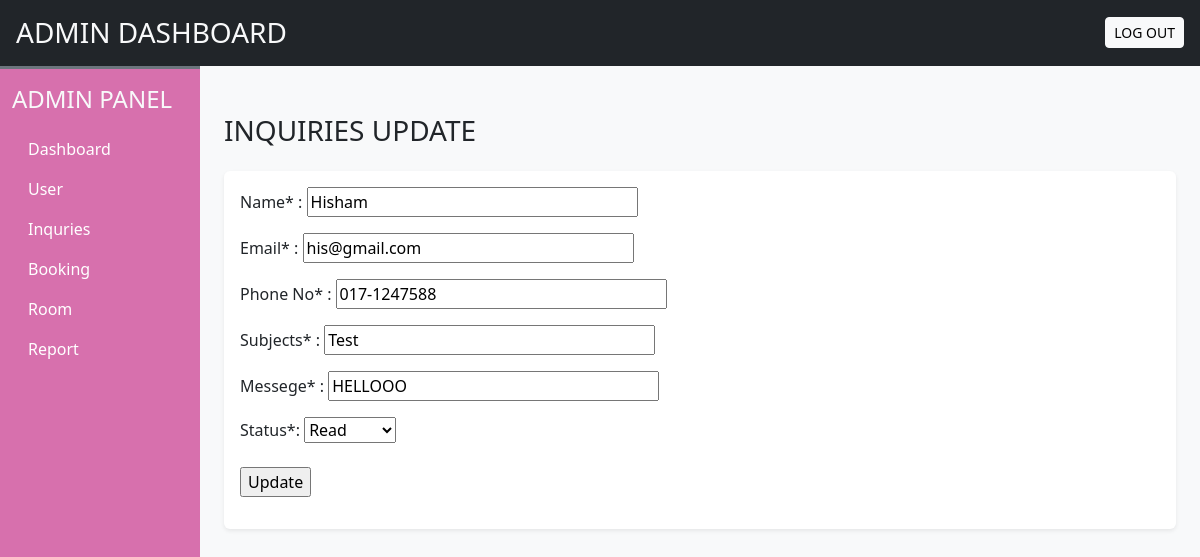
/admin/inquriesUpdate.php?id=6 (signed in), run on the app's committed database.
### tables this page shows
CREATE TABLE `user_queries` (
  `sr_no` int(225) NOT NULL,
  `names` varchar(225) NOT NULL,
  `email` varchar(225) NOT NULL,
  `phone` varchar(225) NOT NULL,
  `subjects` varchar(200) NOT NULL,
  `messege` varchar(500) NOT NULL,
  `status` varchar(225) NOT NULL
);

### admin/inquriesUpdate.php (the view, shortened to what this page needs)
<!DOCTYPE html>
<html>
<head>
    <?php
    require('inc/links.php');
    ?>
</head>
<body class="bg-light">
<?php
require('inc/header.php');
?>
<div class="container-fluid" id="main-content">
    <div class="row">
        <div class="col-lg-10 ms-auto p-4 overflow-hidden">
            <br>
            <h3 class="mb-4">INQUIRIES UPDATE</h3>
            <div class="card border-0 shadow-sm mb-4">
                <div class="card-body">
                    <?php
                    if (isset($_GET['id']) && is_numeric($_GET['id'])) {
                        $id = $_GET['id'];
                    } else if (isset($_POST['id']) && is_numeric($_POST['id'])) {
                        $id = $_POST['id'];
                    } else {
                        echo '<p class="error">This page has been accessed in error.</p>';
                        exit();
                    }
                    $q = "SELECT names, email, phone, subjects, messege, status FROM user_queries WHERE sr_no = $id";
                    $result = @mysqli_query($con, $q);
                    if (mysqli_num_rows($result) == 1) {
                        $row = mysqli_fetch_array($result, MYSQLI_NUM);
                        echo '<form method="POST">
                        <p><label class="label" for="names">Name* : </label>
                        <input type="text" id="names" name="names" size="30" maxlength="50" value="'.$row[0].'"></p>
                        <p><label class="label" for="email">Email* : </label>
                        <input type="text" id="email" name="email" size="30" maxlength="50" value="'.$row[1].'"></p>
                        <p><label class="label" for="phone">Phone No* : </label>
                        <input type="text" id="phone" name="phone" size="30" maxlength="50" value="'.$row[2].'"></p>
                        <p><label class="label" for="subjects">Subjects* : </label>
                        <input type="text" id="subjects" name="subjects" size="30" maxlength="50" value="'.$row[3].'"></p>
                        <p><label class="label" for="messege">Messege* : </label>
                        <input type="text" id="messege" name="messege" size="30" maxlength="50" value="'.$row[4].'"></p>
                            <label for="status">Status*:</label>
                            <select name="status" id="status">
                                <option value="Read" ' . ($row[5] === 'Read' ? 'selected' : '') . '>Read</option>
                                <option value="Not Read" ' . ($row[5] === 'Not Read' ? 'selected' : '') . '>Not Read</option>
                            </select>
                            <br>
                            <br><p><input id="submit" type="submit" name="submit" value="Update"></p>
                            <input type="hidden" name="id" value="'.$id.'"/>
                        </form>';
                    } else {
                        echo '<p class="error">THIS PAGE HAS BEEN ACCESSED IN ERROR</p>';
                    }
                    ?>
                </div>
            </div>
        </div>
    </div>
</div>
</body>
</html>

### data on the page
user_queries: names "Hisham", email "his@gmail.com", phone "017-1247588", subjects "Test", messege "HELLOOO"
